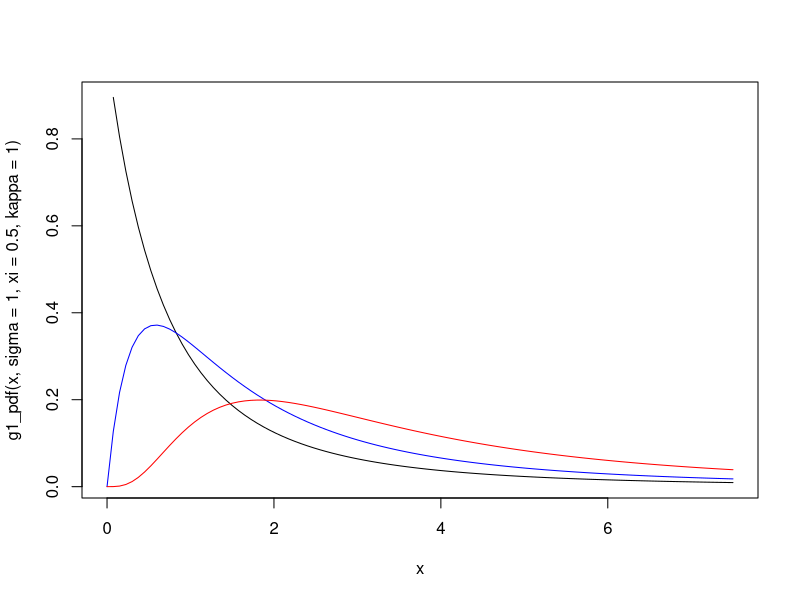

This chart was generated by the following R code: (Note: this script raises an error after producing the figure.)
## ---- chunk 1
knitr::opts_chunk$set(
  echo = TRUE, 
  warning = FALSE, 
  message = FALSE,
  cache = TRUE,
  tidy.opts=list(width.cutoff=60),
  tidy=TRUE,
  fig.align = "center",
  out.width = "65%"
)
## ---- chunk 2



g1_pdf <- function(x, sigma = sigma, xi = xi, kappa = kappa) {
  lpdf <- log(kappa) - log(sigma) - (1/xi + 1) * log(1 + xi * (x/sigma)) + 
    (kappa-1) * log(1 - (1 + xi * (x/sigma))^(-1/xi))
  return(exp(lpdf))
}

curve(g1_pdf(x, sigma = 1, xi = 0.5, kappa = 1), xlim = c(0, 7.5))
curve(g1_pdf(x, sigma = 1, xi = 0.5, kappa = 2), xlim = c(0, 7.5), add = TRUE, col = 'blue')
curve(g1_pdf(x, sigma = 1, xi = 0.5, kappa = 5), xlim = c(0, 7.5), add = TRUE, col = 'red')
## ---- chunk 3
g1_cdf <- function(x, sigma = sigma, xi = xi, kappa = kappa) {
  (1 - (1 + xi * (x/sigma))^(-1/xi))^kappa
}

g1_cdf_inv <- function(u, sigma = sigma, xi = xi, kappa = kappa) {
  (sigma/xi) * ((1-u^(1/kappa))^-xi - 1)
}

u1000 <- runif(1000000)
range(hist_cdf)
## ---- chunk 4
hist_cdf <- g1_cdf_inv(u1000, sigma = 1, xi = 0.5, kappa =2)
hist(g1_cdf_inv(u1000, sigma = 1, xi = 0.5, kappa = 2), breaks = seq(0, max(hist_cdf) + 1, 0.1),  xlim = c(0,10), freq = FALSE)
curve(g1_pdf(x, sigma = 1, xi = 0.5, kappa = 2), xlim = c(0, 7.5), add = TRUE, col = 'red')

